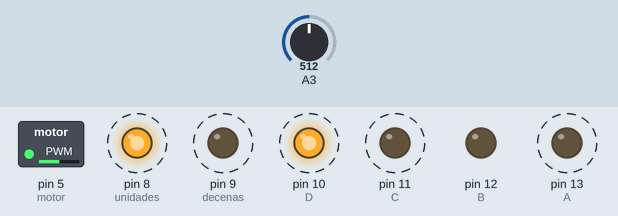
This sketch was run on a simulated Arduino Uno, built with avr-gcc and run on an emulated ATmega328P. Parts: switched loads named in the sketch (green lamp = pin HIGH), output pins drawn as LEDs (lit = HIGH). Dashed ring = blinking. Inputs (shaded band) come from the test bench; at power-on: A3 = 512.

Above: at 1.2 s.
1.3 s: A3 set to 716
At 1.62 s:
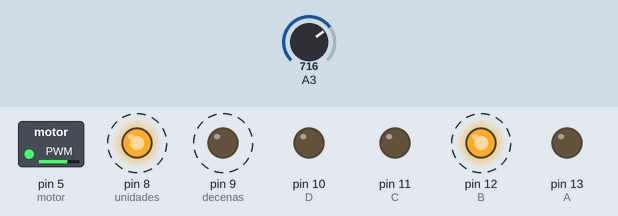
4.3 s: A3 set to 900
At 4.63 s:
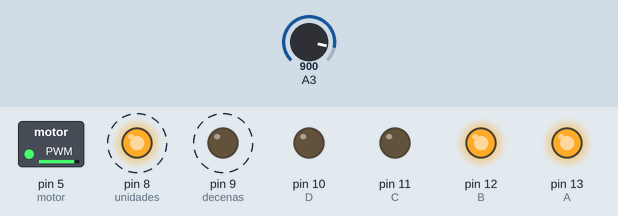
7.3 s: A3 set to 1023
At 7.63 s:
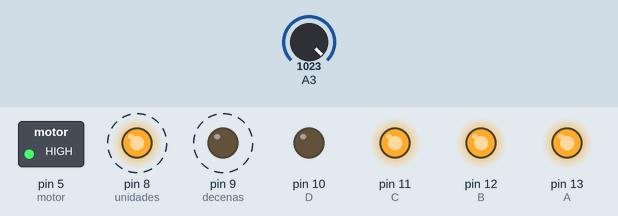
10.3 s: A3 set to 511
At 10.46 s:
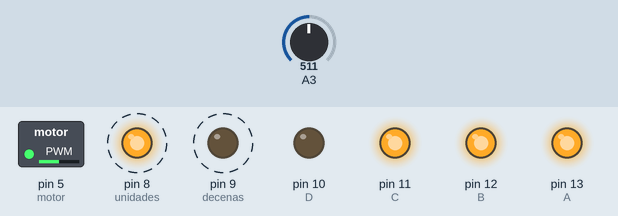
13.3 s: A3 set to 306
At 13.64 s:
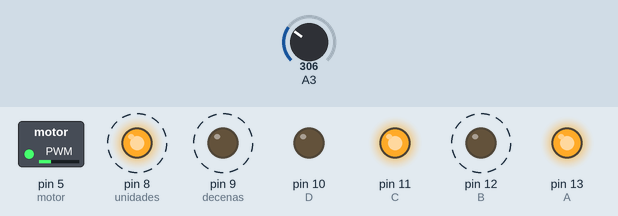
Timing chart, 0 to 17.3 s (numbered marks = the images above; inputs shaded):
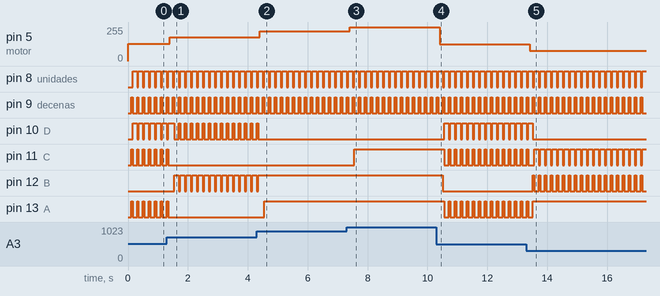

The sketch:

Deber3_Ejercicio3_MedicionVelocidadMOTOR.ino
```cpp
/*      DEBER #3 - EJERCICIO 3
 *
 *       MEDIDOR DE VELOCIDAD (0-99) DE UN MOTOR
 *
 * Este programa es un medidor de velocidad (0-99) de un motor mediante la lectura de un conversor analogo digital,
 * la misma que se visualizará en dos displays.
 *
 * NOMBRE: Israel Gudiño Pabón
 * FECHA DE ENTREGA: 17/11/2016
 */


//Declaración de variables

int A=13;
int B=12;
int C=11;
int D=10;

int decenas=9;
int unidades=8;
int valor_decena=0;
int valor_unidad=0;
int motor=5;
int valor_cad;
int velocidad;

//////////////////////////////

void setup() {

  pinMode(A,OUTPUT);
  pinMode(B,OUTPUT);
  pinMode(C,OUTPUT);
  pinMode(D,OUTPUT);
  pinMode(unidades,OUTPUT);
  pinMode(decenas,OUTPUT);
  pinMode(motor,OUTPUT);

}

void loop() {

      valor_cad=analogRead(3);  //Lee la señaal analógica
      analogWrite(motor, valor_cad/4);  //Es el ciclo útil de la señal
      delay(100);
      velocidad=map (valor_cad, 0, 860, 0, 99);  //Cambia la escala del potenciómetro que es de 0-860 a 0-99 para poder ser vozualizada en los displays
       valor_decena=velocidad/10;     //VAlor de las decenas
       digitalWrite(unidades,LOW);
        digitalWrite(decenas,HIGH);
        contador_display(valor_decena);
        delay(50);
        valor_unidad=velocidad-(valor_decena*10);  //valor de las unidades
        digitalWrite(unidades,HIGH);
        digitalWrite(decenas,LOW);
        contador_display(valor_unidad);
        delay(50);
}


void contador_display(int numero){

    switch(numero){

   case 0:
  //0
   digitalWrite(A,LOW);
  digitalWrite(B,LOW);
  digitalWrite(C,LOW);
  digitalWrite(D,LOW);
    break;
    case 1:
  //1
   digitalWrite(A,HIGH);
  digitalWrite(B,LOW);
  digitalWrite(C,LOW);
  digitalWrite(D,LOW);
    break;
    case 2:
  //2
   digitalWrite(A,LOW);
  digitalWrite(B,HIGH);
  digitalWrite(C,LOW);
  digitalWrite(D,LOW);
    break;
    case 3:
  //3
  digitalWrite(A,HIGH);
  digitalWrite(B,HIGH);
  digitalWrite(C,LOW);
  digitalWrite(D,LOW);
    break;
    case 4:

  //4
   digitalWrite(A,LOW);
  digitalWrite(B,LOW);
  digitalWrite(C,HIGH);
  digitalWrite(D,LOW);
    break;
    case 5:
  //5
  digitalWrite(A,HIGH);
  digitalWrite(B,LOW);
  digitalWrite(C,HIGH);
  digitalWrite(D,LOW);
    break;
    case 6:
  //6
  digitalWrite(A,LOW);
  digitalWrite(B,HIGH);
  digitalWrite(C,HIGH);
  digitalWrite(D,LOW);
    break;
    case 7:
  //7
  digitalWrite(A,HIGH);
  digitalWrite(B,HIGH);
  digitalWrite(C,HIGH);
  digitalWrite(D,LOW);
    break;
    case 8:
  //8
  digitalWrite(A,LOW);
  digitalWrite(B,LOW);
  digitalWrite(C,LOW);
  digitalWrite(D,HIGH);
    break;
    case 9:
  //9
  digitalWrite(A,HIGH);
  digitalWrite(B,LOW);
  digitalWrite(C,LOW);
  digitalWrite(D,HIGH);

    }
}
```

Measured:
- after the input at 1.3 s, pin 5 (motor): 128/255 → 179/255 after 0.10 s; pin 11 (C), pin 13 (A): goes on until 1.4 s, then stays LOW; pin 12 (B): alternates HIGH for 0.15 s and LOW for 0.05 s, starting after 0.25 s
- after the input at 4.3 s, pin 5 (motor): 179/255 → 225/255 after 0.11 s; pin 10 (D): goes on until 4.4 s, then stays LOW; pin 12 (B): goes on until 4.4 s, then stays HIGH; pin 13 (A): LOW → HIGH after 0.26 s
- after the input at 7.3 s, pin 5 (motor): 225/255 → 255/255 after 0.11 s; pin 11 (C): LOW → HIGH after 0.26 s
- after the input at 10.3 s, pin 5 (motor): 255/255 → 127/255 after 0.11 s; pin 10 (D): alternates HIGH for 0.15 s and LOW for 0.05 s, starting after 0.26 s; pin 11 (C), pin 13 (A): alternates HIGH for 0.05 s and LOW for 0.15 s, starting after 0.26 s; pin 12 (B): HIGH → LOW after 0.21 s
- after the input at 13.3 s, pin 5 (motor): 127/255 → 76/255 after 0.12 s; pin 10 (D): goes on until 13.5 s, then stays LOW; pin 12 (B): alternates HIGH for 0.05 s and LOW for 0.15 s, starting after 0.22 s; pin 13 (A): goes on until 13.5 s, then stays HIGH
- by itself, pin 8 (unidades): alternates HIGH for 0.15 s and LOW for 0.05 s
- by itself, pin 9 (decenas), pin 11 (C), pin 13 (A): alternates HIGH for 0.05 s and LOW for 0.15 s
